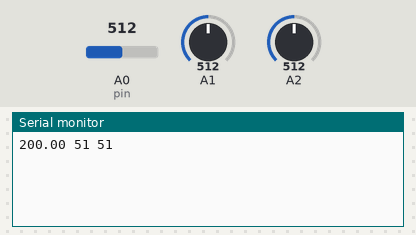
The sketch below on a simulated Arduino Uno, built with avr-gcc and run on an emulated ATmega328P. Parts: the last lines printed to the serial monitor. The test bench sets the inputs (shaded band); at power-on: A0 (pin) = 512, A1 = 512, A2 = 512.

Above: at 1.2 s.
1.3 s: A0 (pin) set to 716
2.8 s: A1 set to 716
At 4.0 s:
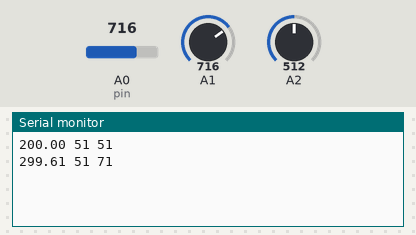
4.3 s: A2 set to 716
5.8 s: A0 (pin) set to 900
At 6.6 s:
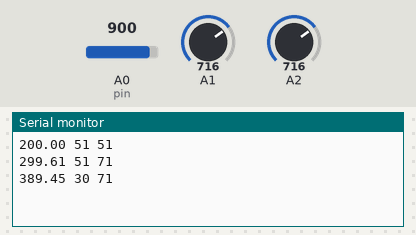
7.3 s: A1 set to 900
8.8 s: A2 set to 900
At 10.2 s:
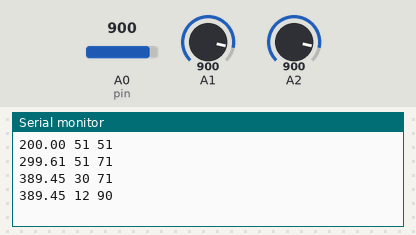
Timing chart, 0 to 11.3 s (numbered marks = the images above; inputs shaded):
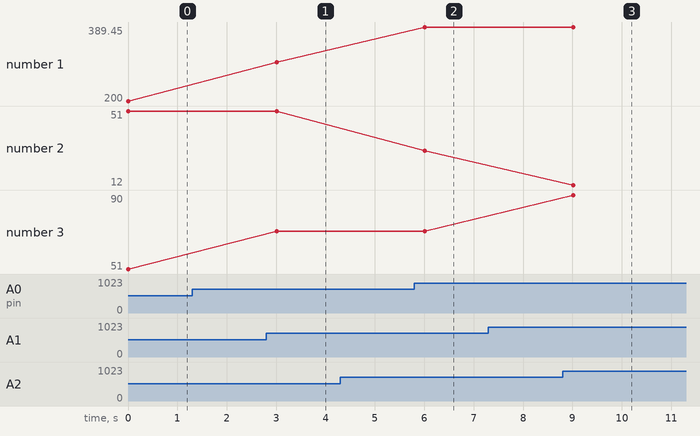

The sketch:

Sensor_And_Actuators.ino
```cpp
#include <Wire.h>

int pin = A0;
float outTemperatura = 0;
int oldV;
int tempPinSend = 7;
int tempPinEN = 6;

void setup() {
  Serial.begin(115200);
}


void loop() {
  float temperatura = readTempInCelsius(20,pin);
  int vProcent;
  int valoareIluminare = analogRead(A1);
  int iluminareProcent = valoareIluminare / 10;
  //Serial.print("lumina: ");
  //Serial.println(valoareIluminare, DEC);

  int v = analogRead(A2);
  int umiditate = (1023 - v)/10;
//  v = smooth(v, 0.99, oldV);
//  oldV = v;
 // v=v/10;
  //Serial.print("Umiditate: ");
  //Serial.println(v);
  //Serial.write(temperatura,5);
  Serial.print(temperatura);
  Serial.print(" ");
  Serial.print(umiditate);
  Serial.print(" ");
  Serial.print(iluminareProcent);
  Serial.println();

  delay(3000);
  Serial.flush();

}
float readTempInCelsius(int count, int pin) {
  float temperaturaMediata = 0;
  float sumaTemperatura = 0;
  for (int i =0; i < count; i++) {
    int reading = analogRead(pin);
    float voltage = reading * 5.0;
    voltage /= 1024.0;
    outTemperatura = voltage;
    float temperatureCelsius = (voltage - 0.5) * 100 ;
    sumaTemperatura = sumaTemperatura + temperatureCelsius;
  }
  return sumaTemperatura / (float)count;
}

//int smooth(int data, float filterVal, float smoothedVal) {
//  if (filterVal > 1){
//    filterVal = .99;
//  }
//  else if (filterVal <= 0)
//    filterVal = 0;
//  smoothedVal = (data * (1 - filterVal)) + (smoothedVal  *  filterVal);
//  return (int)smoothedVal;
//}
```

Measured:
- after the input at 2.8 s, the serial monitor: prints a new line after 0.21 s (image 1)
- after the input at 5.8 s, the serial monitor: prints a new line after 0.21 s (image 2)
- after the input at 8.8 s, the serial monitor: prints a new line after 0.22 s (image 3)
- plotted number 1: 299.61 → 389.45 after the input at 5.8 s
- plotted number 2: 30 → 12 after the input at 8.8 s
- plotted number 3: 51 → 71 after the input at 2.8 s
